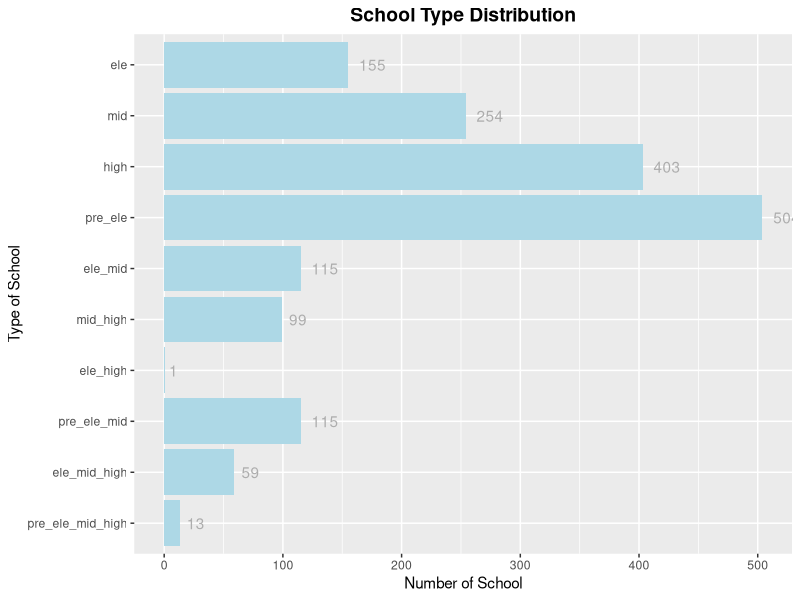
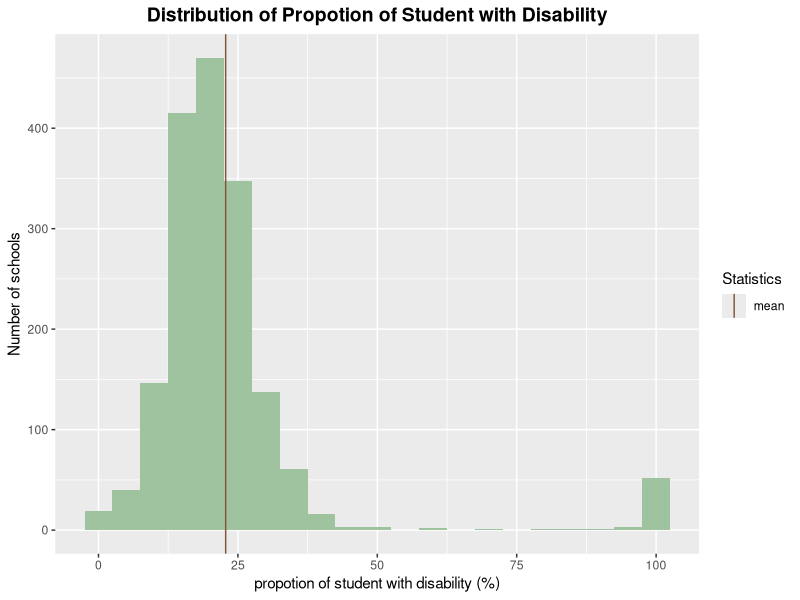
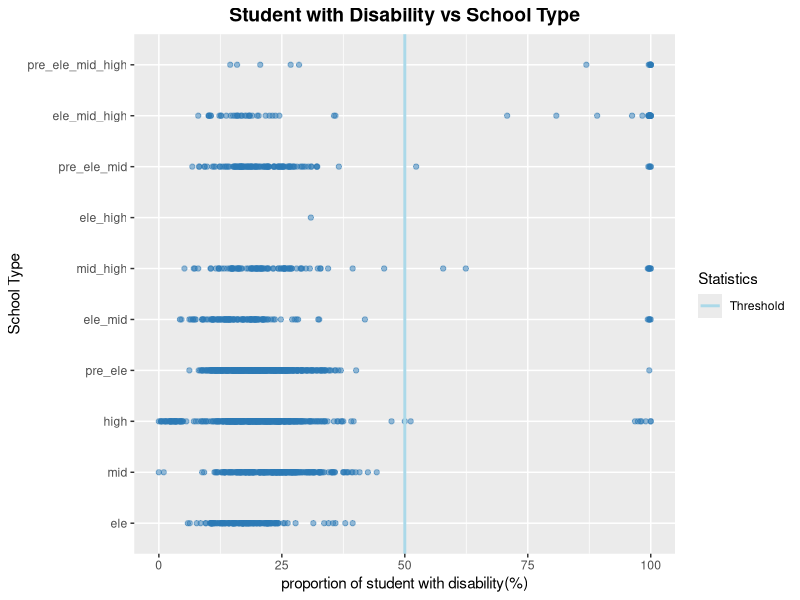
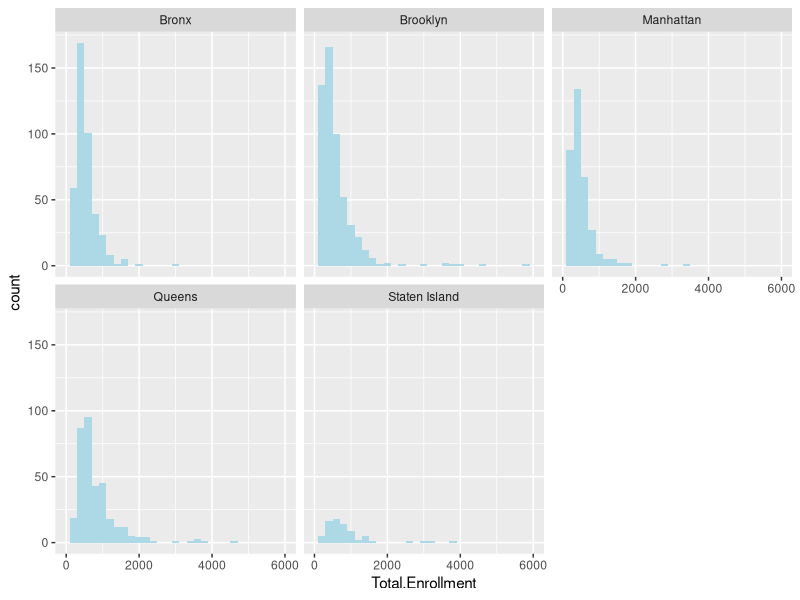
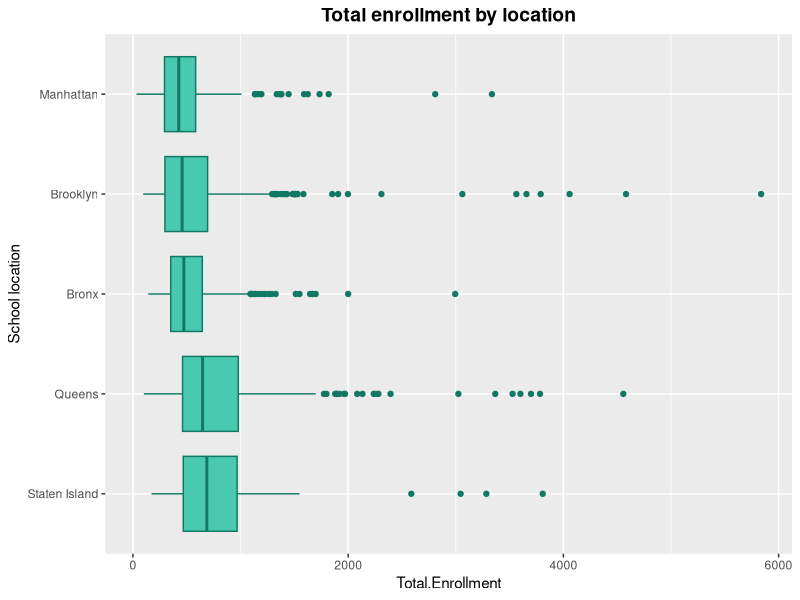

Here is the R script that generated these plots, in order:
## ---- chunk 1
library(knitr)
library(tidyverse)
library(dplyr)
library(ggplot2)
library(RColorBrewer)
library(sqldf)
school = read.csv("school_f.csv")
## ---- chunk 2
type_c <- school %>% 
  mutate(type_count = is_elementary + is_preschool + is_middle + is_high) %>% 
  mutate(type_str = case_when(
    type_count == 1 & is_elementary == 1 ~ "ele",
    type_count == 1 & is_preschool == 1 ~ "pre",
    type_count == 1 & is_middle == 1 ~ "mid",
    type_count == 1 & is_high == 1 ~ "high",
    type_count == 4 ~ "pre_ele_mid_high",
    type_count == 2 & is_elementary + is_high == 2 ~ "ele_high",
    type_count == 2 & is_elementary + is_preschool == 2 ~ "pre_ele",
    type_count == 2 & is_elementary + is_middle == 2 ~ "ele_mid",
    type_count == 2 & is_middle + is_high == 2 ~ "mid_high",
    type_count == 3 & is_elementary + is_preschool + is_middle == 3 ~ "pre_ele_mid",
    type_count == 3 & is_elementary + is_high + is_middle == 3 ~ "ele_mid_high",
    T ~ "unknown"
  )) %>% 
  filter(Year == "2017-18")
## ---- chunk 3
type_c$type_str <- factor(type_c$type_str ,levels = c("pre","ele","mid","high","pre_ele","ele_mid","mid_high","ele_high", "pre_ele_mid","ele_mid_high","pre_ele_mid_high"))
complete_type <- ggplot(type_c, aes(x = fct_rev(type_str)))+
  geom_bar(stat = "count", fill = "lightblue") + 
  coord_flip() +
  xlab("Type of School") +
  ylab("Number of School") +
  ggtitle("School Type Distribution") +
  
  geom_text(stat='count',aes(label=..count..),  hjust =-0.4, color = "grey68") +
  theme(plot.title = element_text(hjust = 0.5, face  = "bold", size = 14))
complete_type
## ---- chunk 4
dis_school <- type_c  %>%
  summarise(avg_dis = mean(`X..Students.with.Disabilities.1`),
            quan75_dis = quantile(`X..Students.with.Disabilities.1`)[4])
dis <- ggplot(type_c, aes(x = `X..Students.with.Disabilities.1`)) +
  geom_histogram(fill = "#9fc29f",binwidth = 5) +
  xlab("propotion of student with disability (%)")+
  ylab("Number of schools")+
  ggtitle("Distribution of Propotion of Student with Disability") +
  scale_color_manual(name = "Statistics", values = c(mean = "#80593D")) +
  geom_vline(aes(xintercept = mean(dis_school$avg_dis), color = "mean")) +
  theme(plot.title = element_text(hjust = 0.5, face  = "bold", size = 14))
dis
## ---- chunk 5
scatter <- ggplot(type_c, aes(x = type_str, y = `X..Students.with.Disabilities.1`)) +
  geom_point(color = "#2c7bb6",alpha = 0.5)+
  coord_flip() +
  xlab("School Type")+
  ylab("proportion of student with disability(%)")+
  geom_hline(size = 1,aes(yintercept =mean(50), color = "Threshold")) +
  scale_color_manual(name = "Statistics", values = c(Threshold = "#abd9e9"))+
  ggtitle("Student with Disability vs School Type") +
  theme(plot.title = element_text(hjust = 0.5, face  = "bold", size = 14))
scatter
## ---- chunk 6
enroll <- school %>% 
  filter(Year == "2017-18")

enroll_dis <- ggplot(enroll, aes(x = `Total.Enrollment`)) + 
  geom_histogram(fill = "lightblue",binwidth = 200) +
  scale_x_continuous(limits = c(0, 6000)) +
  facet_wrap(~location, ncol = 3)
enroll_dis
## ---- chunk 7
box1 <- ggplot(enroll, aes(reorder(x = location, -`Total.Enrollment`, median), y = `Total.Enrollment`)) +
  geom_boxplot(color = "#117864", fill = "#48c9b0") + 
  coord_flip() +
  xlab("School location")+
  ggtitle("Total enrollment by location") + 
  theme(plot.title = element_text(hjust = 0.5, face  = "bold", size = 14)) 
box1
